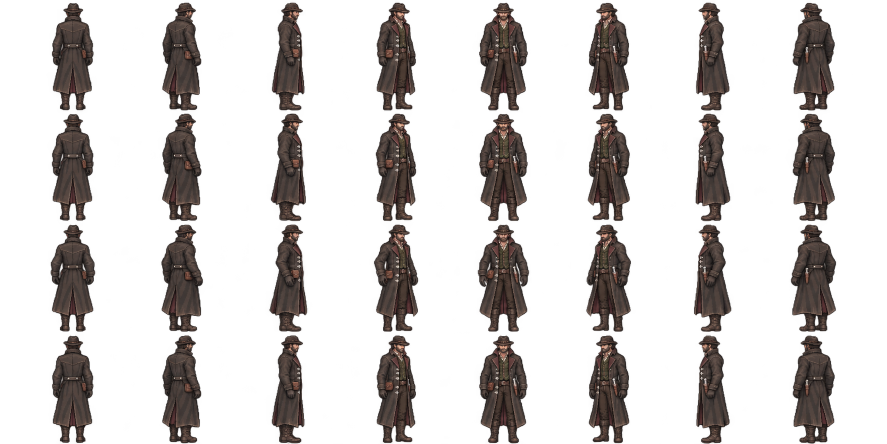
#> input picture assets/characters/hunter/animation-review/idle.png, 1774 x 887 px (shown at 1/2 size)
$ python audit-hunter-motion.py
#> lines starting #> are read from the running program, lines starting #| are printed output that depends on the picture
"""Read-only source measurement; rendering/export belongs to the browser/FFmpeg."""
from pathlib import Path
from PIL import Image
import json,hashlib,statistics
root=Path(__file__).resolve().parents[1]
from hunter_art_measurements import body_box
clips={};directions=['N','NE','E','SE','S','SW','W','NW']
for state,frames,fps in [('idle',4,3),('walk',6,8),('run',6,12)]:
 p=root/'assets/characters/hunter/animation-review'/f'{state}.png'
 corrected=state=='walk' and (p.parent/'walk-v2.png').exists()
 if corrected:p=p.parent/'walk-v2.png'
 im=Image.open(p).convert('RGBA');a=im.getchannel('A');w,h=im.size;rows=8 if corrected else frames;cols=frames if corrected else 8
#> further down, im is the input picture: PIL image 1774x887 RGBA; mean R, G, B, A 19.4, 15.2, 13.9, 61.9
#> after `a = im.getchannel('A')`:
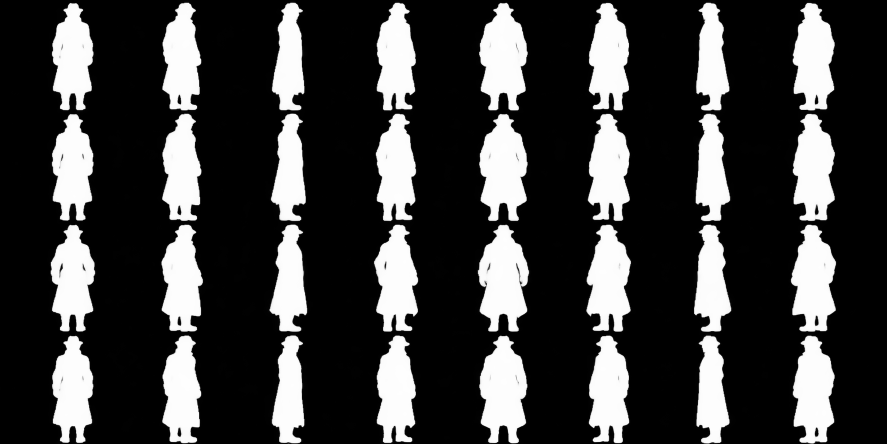
#> a: PIL image 1774x887 L (shown at 1/2 size); min 0, max 255, mean 61.9
#> after `w, h = im.size`: w = 1774; h = 887
#> (the run stopped early here; a loop or call above may not have finished)

$ run again, on assets/characters/hunter/animation-review/run.png
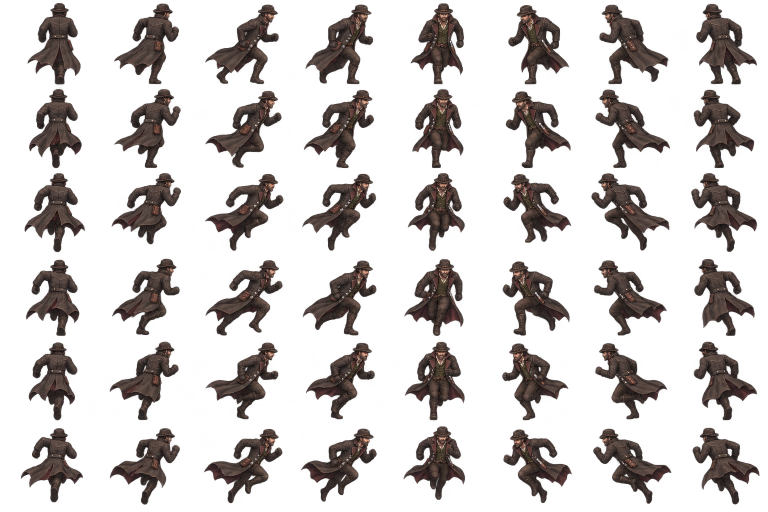
#> input picture assets/characters/hunter/animation-review/run.png, 1536 x 1024 px, given in place of idle.png, which was not available (shown at 1/2 size)
#> im is the input picture: PIL image 1536x1024 RGBA; mean R, G, B, A 61.1, 48.2, 44, 65.6
#> `a = im.getchannel('A')`:
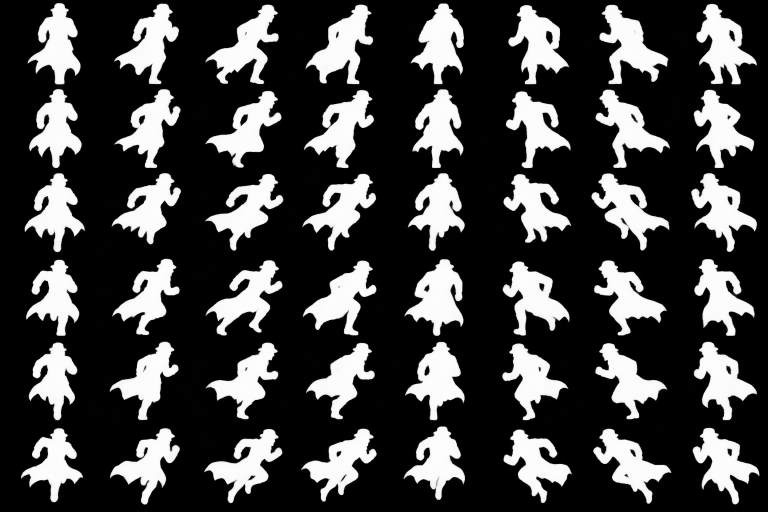
#> a: PIL image 1536x1024 L (shown at 1/2 size); min 0, max 254, mean 65.6

$ run again, on assets/characters/hunter/animation-review/walk.png
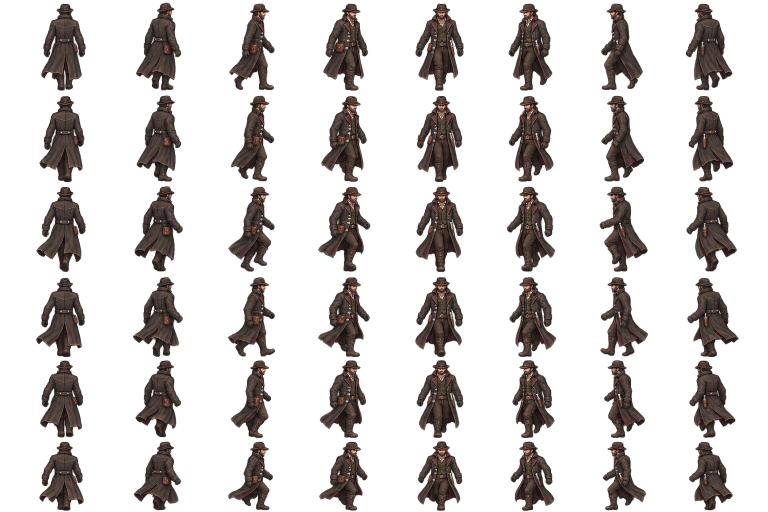
#> input picture assets/characters/hunter/animation-review/walk.png, 1536 x 1024 px, given in place of idle.png, which was not available (shown at 1/2 size)
#> im is the input picture: PIL image 1536x1024 RGBA; mean R, G, B, A 59.2, 46.3, 42.2, 60.1
#> `a = im.getchannel('A')`:
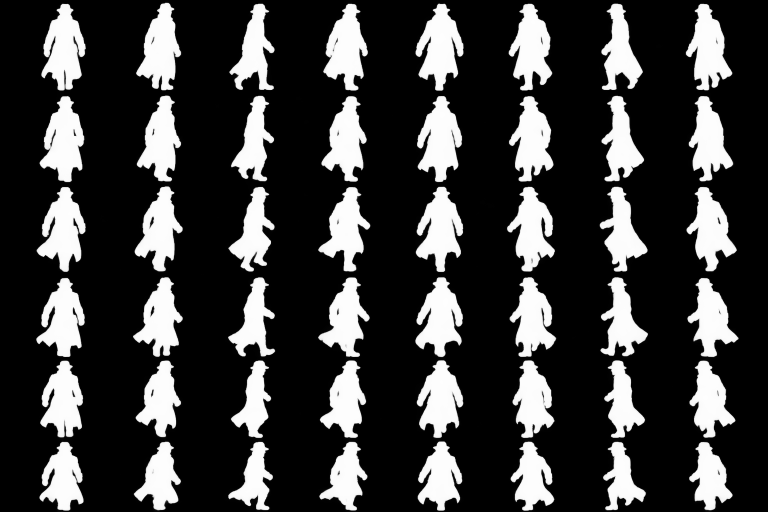
#> a: PIL image 1536x1024 L (shown at 1/2 size); min 0, max 254, mean 60.1
